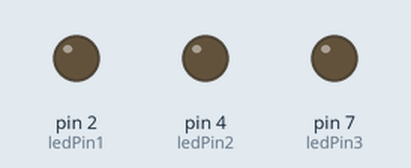
This sketch was run on a simulated Arduino Uno, built with avr-gcc and run on an emulated ATmega328P. Shown: output pins drawn as LEDs (lit = HIGH).

Above: at 0.5 s.
At 2.5 s:
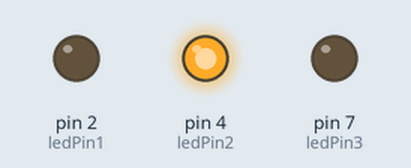
At 3.5 s:
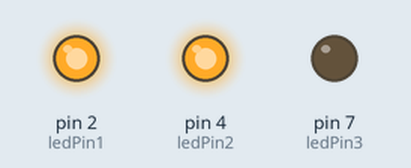
At 4.5 s:
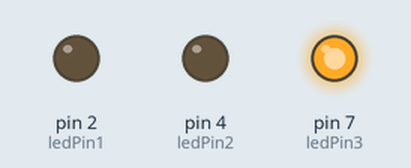
At 6.5 s:
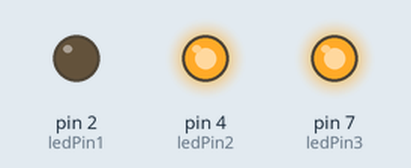
At 9.5 s:
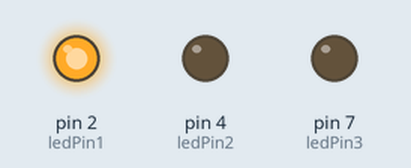
Timing chart, 0 to 10.4 s (numbered marks = the images above):
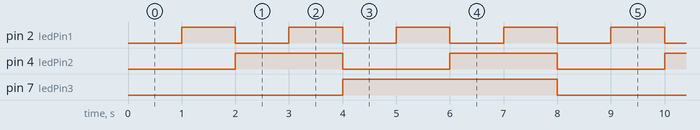

The sketch:

led_0_9.ino
```cpp
int ledPin1 = 2;//lsb
int ledPin2 = 4;
int ledPin3 = 7;//l

void setup()
{
  pinMode(ledPin1,OUTPUT);
  pinMode(ledPin2,OUTPUT);
  pinMode(ledPin3,OUTPUT);
}

void loop()
{
  digitalWrite(ledPin1,LOW);
  digitalWrite(ledPin2,LOW);
  digitalWrite(ledPin3,LOW);
  delay(1000);

  digitalWrite(ledPin1,HIGH);
  digitalWrite(ledPin2,LOW);
  digitalWrite(ledPin3,LOW);
  delay(1000);

  digitalWrite(ledPin1,LOW);
  digitalWrite(ledPin2,HIGH);
  digitalWrite(ledPin3,LOW);
  delay(1000);

  digitalWrite(ledPin1,HIGH);
  digitalWrite(ledPin2,HIGH);
  digitalWrite(ledPin3,LOW);
  delay(1000);

  digitalWrite(ledPin1,LOW);
  digitalWrite(ledPin2,LOW);
  digitalWrite(ledPin3,HIGH);
  delay(1000);

  digitalWrite(ledPin1,HIGH);
  digitalWrite(ledPin2,LOW);
  digitalWrite(ledPin3,HIGH);
  delay(1000);

  digitalWrite(ledPin1,LOW);
  digitalWrite(ledPin2,HIGH);
  digitalWrite(ledPin3,HIGH);
  delay(1000);

  digitalWrite(ledPin1,HIGH);
  digitalWrite(ledPin2,HIGH);
  digitalWrite(ledPin3,HIGH);
  delay(1000);


}
```

Measured:
- by itself, pin 2 (ledPin1): alternates HIGH for 1.0 s and LOW for 1.0 s
- by itself, pin 4 (ledPin2): alternates HIGH for 2.0 s and LOW for 2.0 s
- by itself, pin 7 (ledPin3): alternates HIGH for 4.0 s and LOW for 4.0 s
